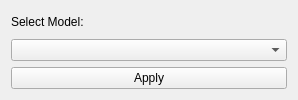
<?xml version="1.0" encoding="UTF-8"?>
<ui version="4.0">
 <class>TumorSeg</class>
 <widget class="qMRMLWidget" name="TumorSeg">
  <property name="geometry">
   <rect>
    <x>0</x>
    <y>0</y>
    <width>298</width>
    <height>100</height>
   </rect>
  </property>
  <property name="maximumSize">
   <size>
    <width>16777215</width>
    <height>100</height>
   </size>
  </property>
  <layout class="QVBoxLayout" name="verticalLayout">
   <item>
    <widget class="QLabel" name="label">
     <property name="maximumSize">
      <size>
       <width>16777215</width>
       <height>30</height>
      </size>
     </property>
     <property name="text">
      <string>Select Model:</string>
     </property>
    </widget>
   </item>
   <item>
    <widget class="QComboBox" name="comboBox">
     <property name="enabled">
      <bool>true</bool>
     </property>
     <property name="editable">
      <bool>false</bool>
     </property>
     <property name="currentText">
      <string notr="true"/>
     </property>
     <property name="duplicatesEnabled">
      <bool>false</bool>
     </property>
    </widget>
   </item>
   <item>
    <widget class="QPushButton" name="applyButton">
     <property name="enabled">
      <bool>true</bool>
     </property>
     <property name="toolTip">
      <string>Run the algorithm.</string>
     </property>
     <property name="text">
      <string>Apply</string>
     </property>
     <property name="default">
      <bool>false</bool>
     </property>
    </widget>
   </item>
  </layout>
 </widget>
 <customwidgets>
  <customwidget>
   <class>qMRMLWidget</class>
   <extends>QWidget</extends>
   <header>qMRMLWidget.h</header>
   <container>1</container>
  </customwidget>
 </customwidgets>
 <resources/>
 <connections/>
</ui>
